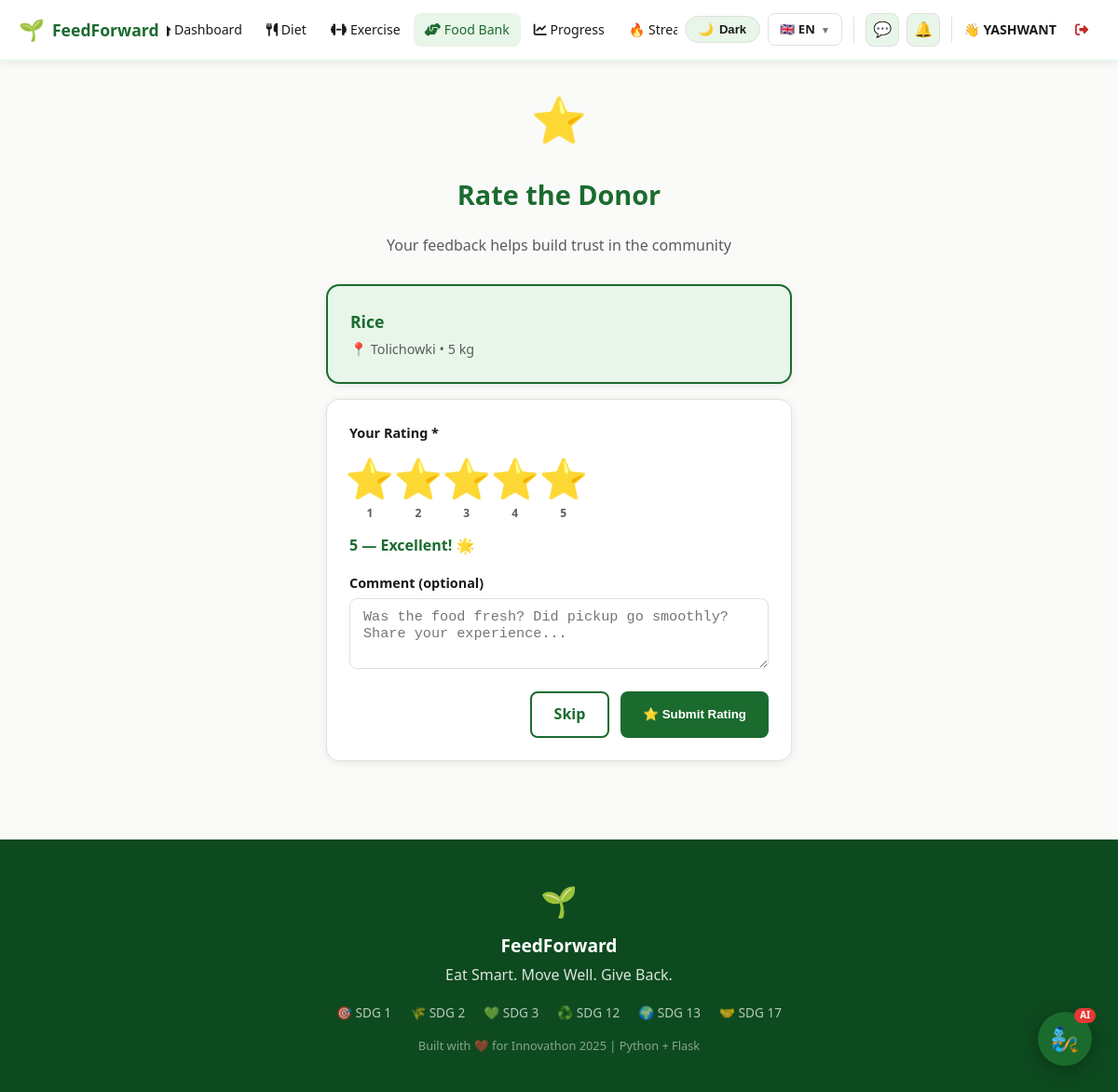
Screenshot of /foodbank/rate/1 (signed in) with the database file from the repository.
### models/user.py (models this page shows, shortened)
class User(db.Model, UserMixin):
    __tablename__ = 'users'
    id            = db.Column(db.Integer, primary_key=True)
    name          = db.Column(db.String(100), nullable=False)
    email         = db.Column(db.String(120), unique=True, nullable=False)
    password_hash = db.Column(db.String(200), nullable=False)
    role          = db.Column(db.String(20), default='user')  # user / donor / recipient / admin
    age           = db.Column(db.Integer)
    weight        = db.Column(db.Float)
    height        = db.Column(db.Float)
    gender        = db.Column(db.String(10))
    dietary_pref  = db.Column(db.String(20))   # veg / non_veg / vegan
    health_goal   = db.Column(db.String(20))   # lose_weight / gain_muscle / stay_fit
    fitness_level = db.Column(db.String(20))   # beginner / intermediate / advanced
    equipment     = db.Column(db.String(20))   # none / dumbbells / gym
    days_per_week = db.Column(db.Integer, default=4)
    location      = db.Column(db.String(200))
    latitude      = db.Column(db.Float)
    longitude     = db.Column(db.Float)
    profile_complete = db.Column(db.Boolean, default=False)
    allergies     = db.Column(db.String(200), default='')  # comma-separated e.g. "gluten,dairy,nuts"
    created_at    = db.Column(db.DateTime, default=datetime.utcnow)
    meal_plans    = db.relationship('MealPlan',     backref='user', lazy=True)
    exercise_plans= db.relationship('ExercisePlan', backref='user', lazy=True)
    donations     = db.relationship('FoodListing',  foreign_keys='FoodListing.donor_id',    backref='donor',     lazy=True)
    claims        = db.relationship('FoodListing',  foreign_keys='FoodListing.claimed_by',  backref='recipient', lazy=True)
    progress_logs = db.relationship('ProgressLog',  backref='user', lazy=True)

### models/models.py (models this page shows, shortened)
class FoodListing(db.Model):
    __tablename__ = 'food_listings'
    id           = db.Column(db.Integer, primary_key=True)
    donor_id     = db.Column(db.Integer, db.ForeignKey('users.id'), nullable=False)
    food_name    = db.Column(db.String(100), nullable=False)
    category     = db.Column(db.String(50))
    quantity     = db.Column(db.String(50))
    expiry_date  = db.Column(db.DateTime)
    location     = db.Column(db.String(200))
    latitude     = db.Column(db.Float, default=17.3850)
    longitude    = db.Column(db.Float, default=78.4867)
    photo_url    = db.Column(db.String(300))
    description  = db.Column(db.Text)
    status       = db.Column(db.String(20), default='available')
    claimed_by   = db.Column(db.Integer, db.ForeignKey('users.id'), nullable=True)
    claimed_at   = db.Column(db.DateTime)
    picked_up_at = db.Column(db.DateTime)
    posted_at    = db.Column(db.DateTime, default=datetime.utcnow)
    donor_rating = db.Column(db.Float)
    allergens    = db.Column(db.String(200))

### routes/foodbank.py (the view, shortened to what this page needs)
@foodbank.route('/rate/<int:listing_id>', methods=['GET', 'POST'])
@login_required
def rate_donor(listing_id):
    listing = FoodListing.query.get_or_404(listing_id)
    return render_template('foodbank/rate.html', listing=listing)

### templates/foodbank/rate.html (shortened to what this page needs)
{% extends 'base.html' %}
{% block content %}
<div style="max-width:500px;margin:0 auto;">
  <div style="text-align:center;margin-bottom:28px;">
    <div style="font-size:3rem;">⭐</div>
    <h1 style="font-size:1.8rem;font-weight:800;color:var(--green);">Rate the Donor</h1>
    <p style="color:var(--text2);">Your feedback helps build trust in the community</p>
  </div>
  <div class="card" style="margin-bottom:16px;background:var(--green-lt);border:2px solid var(--green);">
    <div style="font-weight:700;color:var(--green);font-size:1.1rem;">{{ listing.food_name }}</div>
    <div style="color:var(--text2);font-size:.9rem;margin-top:4px;">
      📍 {{ listing.location }} • {{ listing.quantity }}
    </div>
  </div>
  <form method="POST" class="card">
    <div class="form-group">
      <label>Your Rating *</label>
      <div style="display:flex;gap:8px;margin-top:8px;">
        {% for i in range(1,6) %}
        <label style="cursor:pointer;text-align:center;">
          <div onclick="selectStar({{ i }})" id="starIcon{{ i }}"
               style="font-size:2.2rem;transition:transform .15s;cursor:pointer;"
               onmouseover="hoverStar({{ i }})" onmouseout="resetStars()">⭐</div>
          <div style="font-size:.75rem;color:var(--text2);">{{ i }}</div>
        </label>
        {% endfor %}
      </div>
      <div id="ratingLabel" style="margin-top:8px;font-weight:600;color:var(--green);">5 — Excellent!</div>
    </div>
    <div class="form-group">
      <label>Comment (optional)</label>
      <textarea name="comment" rows="3"
                placeholder="Was the food fresh? Did pickup go smoothly? Share your experience..."></textarea>
    </div>
    <div style="display:flex;gap:12px;justify-content:flex-end;">
      <a href="{{ url_for('foodbank.my_claims') }}" class="btn-secondary">Skip</a>
      <button type="submit" class="btn-primary">⭐ Submit Rating</button>
    </div>
  </form>
</div>
{% endblock %}

### templates/base.html (shortened to what this page needs)
<!DOCTYPE html>
<html lang="{{ lang }}" data-theme="light">
<head>
  <link href="https://cdnjs.cloudflare.com/ajax/libs/font-awesome/6.4.0/css/all.min.css" rel="stylesheet"/>
  <link rel="stylesheet" href="https://unpkg.com/leaflet@1.9.4/dist/leaflet.css"/>
</head>
<body>
<nav style="background:var(--nav-bg);border-bottom:2px solid var(--nav-border);
            position:sticky;top:0;z-index:1000;box-shadow:0 2px 10px var(--shadow);">
  <div style="max-width:1280px;margin:0 auto;padding:0 20px;
              display:flex;align-items:center;justify-content:space-between;
              height:64px;gap:8px;">
    <a href="{{ url_for('main.index') }}"
       style="display:flex;align-items:center;gap:8px;flex-shrink:0;">
      <span style="font-size:1.4rem;">🌱</span>
      <span style="font-size:1.1rem;font-weight:800;color:var(--green);">FeedForward</span>
    </a>
    {% if current_user.is_authenticated %}
    <div style="display:flex;gap:2px;align-items:center;overflow-x:auto;flex:1;justify-content:center;">
      <a href="{{ url_for('main.dashboard') }}"
         class="nav-link {% if request.endpoint=='main.dashboard' %}active{% endif %}">
        <i class="fas fa-home"></i> {{ t.nav_dashboard }}
      </a>
      <a href="{{ url_for('diet.index') }}"
         class="nav-link {% if 'diet' in (request.endpoint or '') %}active{% endif %}">
        <i class="fas fa-utensils"></i> {{ t.nav_diet }}
      </a>
      <a href="{{ url_for('exercise.index') }}"
         class="nav-link {% if 'exercise' in (request.endpoint or '') %}active{% endif %}">
        <i class="fas fa-dumbbell"></i> {{ t.nav_exercise }}
      </a>
      <a href="{{ url_for('foodbank.index') }}"
         class="nav-link {% if 'foodbank' in (request.endpoint or '') %}active{% endif %}">
        <i class="fas fa-hands-helping"></i> {{ t.nav_foodbank }}
      </a>
      <a href="{{ url_for('progress.index') }}"
         class="nav-link {% if 'progress' in (request.endpoint or '') %}active{% endif %}">
        <i class="fas fa-chart-line"></i> {{ t.nav_progress }}
      </a>
      <a href="{{ url_for('streak.index') }}"
         class="nav-link {% if 'streak' in (request.endpoint or '') %}active{% endif %}">
        🔥 Streak
      </a>
    </div>
    {% endif %}
    <div style="display:flex;align-items:center;gap:8px;flex-shrink:0;">
      <button id="themeToggle" onclick="toggleTheme()" title="Toggle theme">
        <span id="themeIcon">🌙</span>
        <span id="themeLabel">Dark</span>
      </button>
      <div class="lang-wrap">
        <div class="lang-trigger">
          {% if lang == 'en' %}🇬🇧 EN
          {% elif lang == 'te' %}🇮🇳 TE
          {% else %}🇮🇳 HI{% endif %}
          <span style="font-size:.65rem;opacity:.6;">▼</span>
        </div>
      </div>
      {% if current_user.is_authenticated %}
        <a href="{{ url_for('inbox.messages') }}" class="icon-btn" title="Messages">
          💬
        </a>
        <a href="{{ url_for('inbox.notifications') }}" class="icon-btn" title="Notifications">
          🔔
        </a>
        <span style="font-weight:600;color:var(--text);font-size:.88rem;">
          👋 {{ current_user.name.split()[0] }}
        </span>
        <a href="{{ url_for('auth.logout') }}" class="nav-link"
           style="color:var(--red);" title="{{ t.nav_logout }}">
          <i class="fas fa-sign-out-alt"></i>
        </a>
      {% else %}
        <a href="{{ url_for('auth.login') }}"    class="btn-secondary" style="padding:7px 16px;font-size:.88rem;">{{ t.nav_login }}</a>
        <a href="{{ url_for('auth.register') }}" class="btn-primary"   style="padding:7px 16px;font-size:.88rem;">{{ t.nav_get_started }}</a>
      {% endif %}
    </div>
  </div>
</nav>
<main style="max-width:1280px;margin:0 auto;padding:24px 20px;">
  {% block content %}{% endblock %}
</main>
<footer style="background:var(--green-dk);color:#fff;padding:40px 24px;margin-top:60px;text-align:center;">
  <div style="max-width:1280px;margin:0 auto;">
    <div style="font-size:2rem;margin-bottom:8px;">🌱</div>
    <div style="font-size:1.2rem;font-weight:700;margin-bottom:4px;">FeedForward</div>
    <div style="opacity:.85;margin-bottom:16px;">{{ t.footer_tagline }}</div>
    <div style="display:flex;justify-content:center;gap:20px;flex-wrap:wrap;opacity:.7;font-size:.85rem;margin-bottom:14px;">
      <span>🎯 SDG 1</span><span>🌾 SDG 2</span><span>💚 SDG 3</span>
      <span>♻️ SDG 12</span><span>🌍 SDG 13</span><span>🤝 SDG 17</span>
    </div>
    <div style="opacity:.5;font-size:.8rem;">{{ t.footer_built }}</div>
  </div>
</footer>
{% if current_user.is_authenticated %}
<div id="feedgenie-btn" onclick="toggleChat()"
     style="position:fixed;bottom:28px;right:28px;z-index:9000;
            width:58px;height:58px;background:var(--green);border-radius:50%;
            display:flex;align-items:center;justify-content:center;
            font-size:1.6rem;cursor:pointer;box-shadow:0 4px 20px rgba(0,0,0,.3);
            transition:transform .2s,box-shadow .2s;"
     onmouseover="this.style.transform='scale(1.12)'"
     onmouseout="this.style.transform='scale(1)'"
     title="Chat with FeedGenie">
  🧞
  <div style="position:absolute;top:-4px;right:-4px;background:#E53935;color:#fff;
              border-radius:10px;padding:1px 6px;font-size:.62rem;font-weight:800;line-height:1.4;">AI</div>
</div>
{% endif %}
</body>
</html>

### templates/base.html (style rules this page uses)
:root { --bg:#FAFAF8;--bg2:#F2F4F0;--surface:#FFFFFF;--surface2:#F7F8F5; --border:#E0E0DC;--text:#1A1A1A;--text2:#5C5C5C;--text3:#9E9E9E; --green:#1B6B2F;--green-dk:#0D4A1F;--green-lt:#E8F5E9;--green-mid:#C8E6C9; --amber:#FF8F00;--blue:#1565C0;--blue-lt:#E3F2FD;--red:#C62828; --red-lt:#FFEBEE;--yellow-lt:#FFF9C4; --shadow:rgba(0,0,0,.07);--shadow-hov:rgba(0,0,0,.13); --nav-bg:#FFFFFF;--nav-border:#E8F5E9;--input-bg:#FFFFFF;--toggle-bg:#E8F5E9; }
*,*::before,*::after { box-sizing:border-box; }
html { scroll-behavior:smooth; }
body { font-family:'Segoe UI',system-ui,sans-serif;background:var(--bg);color:var(--text);margin:0;line-height:1.6;transition:background .3s,color .3s; }
a { text-decoration:none; }
.btn-primary { background:var(--green);color:#fff;padding:10px 24px;border-radius:8px;font-weight:600;display:inline-block;border:none;cursor:pointer;transition:background .2s,transform .15s,box-shadow .2s; }
.btn-secondary { border:2px solid var(--green);color:var(--green);padding:10px 24px;border-radius:8px;font-weight:600;display:inline-block;background:transparent;cursor:pointer;transition:background .2s; }
.card { background:var(--surface);border-radius:14px;box-shadow:0 2px 10px var(--shadow);padding:24px;border:1px solid var(--border);transition:box-shadow .2s; }
.nav-link { padding:7px 12px;border-radius:8px;color:var(--text);font-weight:500;font-size:.88rem;white-space:nowrap;transition:background .15s,color .15s; }
.nav-link:hover,.nav-link.active { background:var(--green-lt);color:var(--green); }
input,select,textarea { border:1.5px solid var(--border);border-radius:8px;padding:10px 14px;width:100%;font-size:.95rem;background:var(--input-bg);color:var(--text);transition:border .2s,box-shadow .2s; }
label { display:block;font-weight:600;color:var(--text);margin-bottom:5px;font-size:.9rem; }
.form-group { margin-bottom:16px; }
#themeToggle { background:var(--toggle-bg);border:1.5px solid var(--border);border-radius:50px;padding:6px 14px;cursor:pointer;font-size:.82rem;font-weight:700;color:var(--text);display:flex;align-items:center;gap:6px;transition:all .2s;white-space:nowrap; }
.lang-wrap { position:relative; }
.lang-trigger { background:var(--surface);border:1.5px solid var(--border);border-radius:8px;padding:6px 12px;cursor:pointer;font-size:.82rem;font-weight:700;color:var(--text);display:flex;align-items:center;gap:6px;transition:border .2s;white-space:nowrap;user-select:none; }
.icon-btn { position: relative; background: var(--toggle-bg); border: 1.5px solid var(--border); border-radius: 8px; width: 36px; height: 36px; display: flex; align-items: center; justify-content: center; cursor: pointer; color: var(--text); font-size: 1rem; transition: all .2s; text-decoration: none; flex-shrink: 0; }

### rows the page displays
User: name "YASHWANT"
FoodListing: food_name "Rice", location "Tolichowki", quantity "5 kg"

### other values shown
{{ t.nav_dashboard }} "Dashboard"
{{ t.nav_diet }} "Diet"
{{ t.nav_exercise }} "Exercise"
{{ t.nav_foodbank }} "Food Bank"
{{ t.nav_progress }} "Progress"
{{ i }} "1" "2" "3" "4" "5"
{{ t.footer_tagline }} "Eat Smart. Move Well. Give Back."
{{ t.footer_built }} "Built with ❤️ for Innovathon 2025 | Python + Flask"
